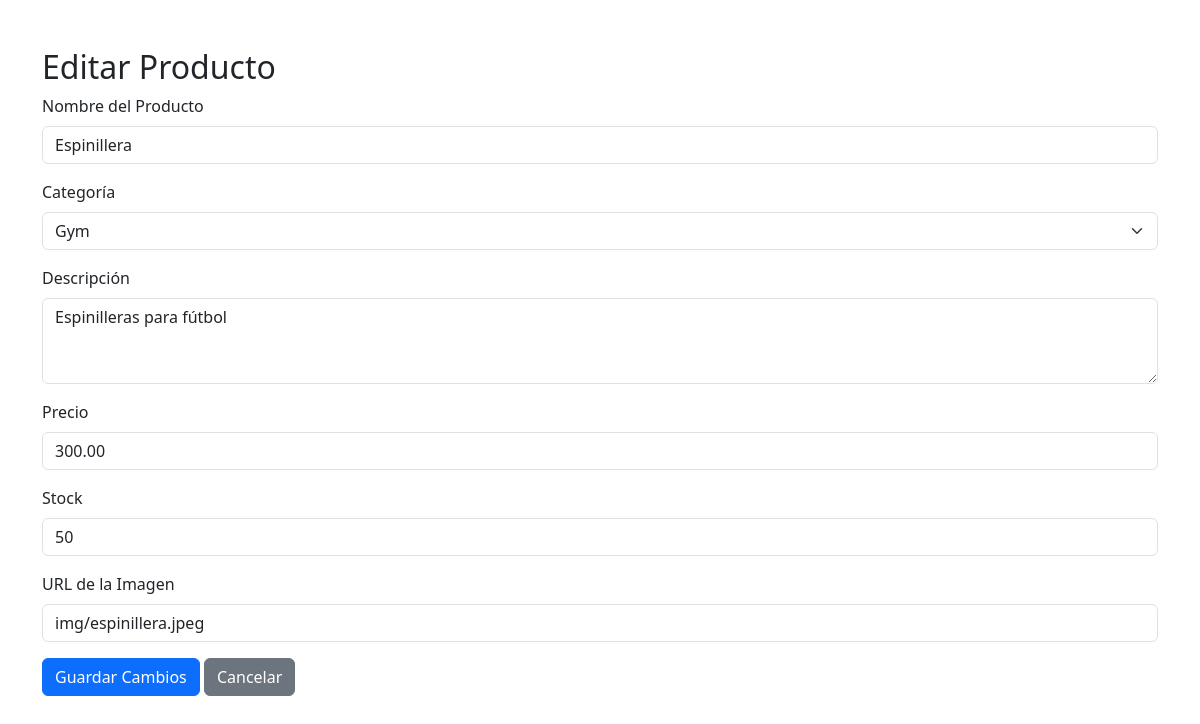
The page /editar_producto.php?id_producto=3 on the database its author committed.
### tables this page shows
CREATE TABLE `productos` (
  `id_producto` int(11) NOT NULL,
  `id_categoria` int(11) NOT NULL,
  `nombre_producto` varchar(255) NOT NULL,
  `descripcion` text DEFAULT NULL,
  `precio` decimal(10,2) NOT NULL,
  `stock` int(11) NOT NULL DEFAULT 0,
  `imagen_url` text DEFAULT NULL
);

### editar_producto.php (the view, shortened to what this page needs)
<?php
include 'conexion.php';
$id_producto = intval($_GET['id_producto']);
$sql_producto = "SELECT * FROM productos WHERE id_producto = ?";
$stmt_producto = $conn->prepare($sql_producto);
$stmt_producto->bind_param("i", $id_producto);
$stmt_producto->execute();
$result_producto = $stmt_producto->get_result();
$producto = $result_producto->fetch_assoc();
?>
<!DOCTYPE html>
<html lang="es">
<head>
    <link href="https://cdn.jsdelivr.net/npm/bootstrap@5.3.0/dist/css/bootstrap.min.css" rel="stylesheet">
</head>
<body>
    <div class="container mt-5">
        <h2>Editar Producto</h2>
        <form action="" method="POST">
            <div class="mb-3">
                <label for="nombre_producto" class="form-label">Nombre del Producto</label>
                <input type="text" class="form-control" id="nombre_producto" name="nombre_producto" value="<?php echo htmlspecialchars($producto['nombre_producto']); ?>" required>
            </div>
            <div class="mb-3">
                <label for="id_categoria" class="form-label">Categoría</label>
                <select class="form-select" id="id_categoria" name="id_categoria" required>
                    <?php
                    $sql_categorias = "SELECT * FROM categorias";
                    $result_categorias = $conn->query($sql_categorias);
                    while ($categoria = $result_categorias->fetch_assoc()) {
                        $selected = $categoria['id_categoria'] === $producto['id_categoria'] ? 'selected' : '';
                        echo "<option value='{$categoria['id_categoria']}' $selected>{$categoria['nombre_categoria']}</option>";
                    }
                    ?>
                </select>
            </div>
            <div class="mb-3">
                <label for="descripcion" class="form-label">Descripción</label>
                <textarea class="form-control" id="descripcion" name="descripcion" rows="3" required><?php echo htmlspecialchars($producto['descripcion']); ?></textarea>
            </div>
            <div class="mb-3">
                <label for="precio" class="form-label">Precio</label>
                <input type="number" class="form-control" id="precio" name="precio" step="0.01" value="<?php echo htmlspecialchars($producto['precio']); ?>" required>
            </div>
            <div class="mb-3">
                <label for="stock" class="form-label">Stock</label>
                <input type="number" class="form-control" id="stock" name="stock" value="<?php echo htmlspecialchars($producto['stock']); ?>" required>
            </div>
            <div class="mb-3">
                <label for="imagen_url" class="form-label">URL de la Imagen</label>
                <input type="text" class="form-control" id="imagen_url" name="imagen_url" value="<?php echo htmlspecialchars($producto['imagen_url']); ?>" required>
            </div>
            <button type="submit" class="btn btn-primary">Guardar Cambios</button>
            <a href="dashboard_admin.php" class="btn btn-secondary">Cancelar</a>
        </form>
    </div>
</body>
</html>

### rows shown on the page
productos: nombre_producto "Espinillera", descripcion "Espinilleras para fútbol", precio "300.00", stock "50", imagen_url "img/espinillera.jpeg"

### other values the page prints
form field id_categoria "Gym"
